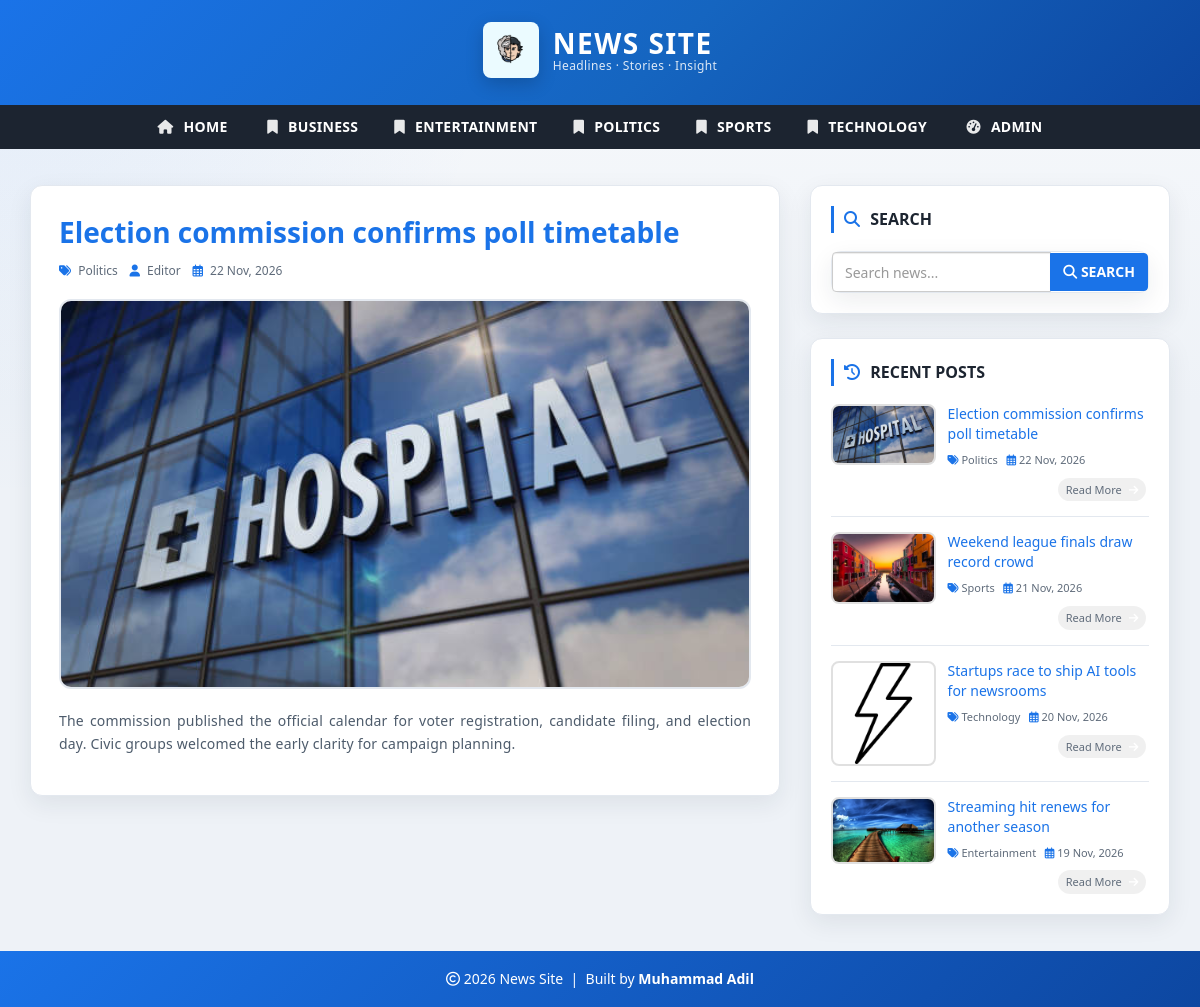
The app's page /single.php?id=7 with its own data.
### tables this page shows
CREATE TABLE `category` (
  `id` int(11) NOT NULL AUTO_INCREMENT,
  `category_name` varchar(100) NOT NULL,
  `post` int(11) NOT NULL DEFAULT 0,
  PRIMARY KEY (`id`)
);

CREATE TABLE `posts` (
  `id` int(11) NOT NULL AUTO_INCREMENT,
  `post_title` varchar(200) NOT NULL,
  `post_keywords` text NOT NULL,
  `post_content` int(11) NOT NULL,
  `post_date` varchar(50) NOT NULL,
  `post_author` int(11) NOT NULL,
  `post_image` varchar(255) NOT NULL DEFAULT 'post-format.jpg',
  PRIMARY KEY (`id`)
);

CREATE TABLE `users` (
  `id` int(11) NOT NULL AUTO_INCREMENT,
  `first_name` varchar(30) NOT NULL,
  `last_name` varchar(30) NOT NULL,
  `username` varchar(30) DEFAULT NULL,
  `password` varchar(40) DEFAULT NULL,
  `role` int(11) NOT NULL COMMENT '1=Admin, 0=Normal',
  PRIMARY KEY (`id`)
);

### config.php (called while the page is built, shortened)
<?php
$hostname = "http://localhost/news-site";
require_once __DIR__ . '/includes/helpers.php';

### includes/helpers.php (called while the page is built, shortened)
<?php
function post_image_src($filename, $prefix = '')
{
    $filename = trim((string) $filename);
    $candidates = [
        'admin/upload/' . $filename,
        'images/' . $filename,
    ];
    $root = dirname(__DIR__);
    foreach ($candidates as $rel) {
        if (is_file($root . '/' . $rel)) {
            return $prefix . $rel;
        }
    }
    return $prefix . 'images/post-format.jpg';
}
function e($value)
{
    return htmlspecialchars((string) $value, ENT_QUOTES, 'UTF-8');
}

### single.php (the view)
<?php include 'header.php'; ?>
    <div id="main-content">
        <div class="container">
            <div class="row">
                <div class="col-md-8">
                    <div class="post-container">
                    <?php
                        include "config.php";
                        $id = isset($_GET['id']) ? (int) $_GET['id'] : 0;
                        $sql = "SELECT posts.id, posts.post_title, posts.post_keywords, posts.post_date, posts.post_author, posts.post_image, category.category_name, users.username, posts.post_content FROM posts
                        LEFT JOIN category ON posts.post_content = category.id
                        LEFT JOIN users ON posts.post_author = users.id
                        WHERE posts.id = {$id}";
                        $result = mysqli_query($conn, $sql) or die("query failed.");
                        if (mysqli_num_rows($result) > 0) {
                            while ($row = mysqli_fetch_assoc($result)) {
                                $img = post_image_src($row['post_image']);
                        ?>
                        <article class="post-content single-post">
                            <h3><?php echo e($row['post_title']); ?></h3>
                            <div class="post-information">
                                <span>
                                    <i class="fa-solid fa-tags"></i>
                                    <a href="category.php?cid=<?php echo (int) $row['post_content']; ?>"> <?php echo e($row['category_name']); ?></a>
                                </span>
                                <span>
                                    <i class="fa-solid fa-user"></i>
                                    <a href="author.php?aid=<?php echo (int) $row['post_author']; ?>"><?php echo e($row['username']); ?></a>
                                </span>
                                <span>
                                    <i class="fa-regular fa-calendar-days"></i>
                                    <?php echo e($row['post_date']); ?>
                                </span>
                            </div>
                            <img class="single-feature-image" src="<?php echo e($img); ?>" alt="<?php echo e($row['post_title']); ?>"/>
                            <p class="description">
                            <?php echo nl2br(e($row['post_keywords'])); ?>
                            </p>
                        </article>
                        <?php
                            }
                        } else {
                            echo "<p class='empty-state'><i class='fa-regular fa-circle-xmark'></i> No Record Found</p>";
                        }
                        ?>
                    </div>
                </div>
                <?php include 'sidebar.php'; ?>
            </div>
        </div>
    </div>
<?php include 'footer.php'; ?>

### header.php (shortened to what this page needs)
<?php
include "config.php";
$page = basename($_SERVER['PHP_SELF']);
?>
<!DOCTYPE html>
<html lang="en">
<head>
    <link rel="stylesheet" href="css/bootstrap.min.css" />
    <link rel="stylesheet" href="https://cdnjs.cloudflare.com/ajax/libs/font-awesome/6.5.2/css/all.min.css" />
    <link rel="stylesheet" href="css/style.css">
</head>
<body>
<div id="header">
    <div class="container">
        <div class="row">
            <div class="col-md-12">
                <a href="<?php echo $hostname; ?>" id="logo" class="brand-lockup">
                    <img src="images/logo.png" alt="News Site">
                    <span class="brand-text">
                        <strong>NEWS SITE</strong>
                        <em>Headlines · Stories · Insight</em>
                    </span>
                </a>
            </div>
        </div>
    </div>
</div>
<div id="menu-bar">
    <div class="container">
        <div class="row">
            <div class="col-md-12">
            <?php
            $id = isset($_GET['cid']) ? (int) $_GET['cid'] : 0;
            $sql = "SELECT * FROM category ORDER BY category_name ASC";
            $result = mysqli_query($conn, $sql) or die("Query Failed : Category");
            ?>
                <ul class="menu">
                    <li>
                        <a class="<?php echo ($page === 'index.php' && $id === 0) ? 'active' : ''; ?>" href="<?php echo $hostname; ?>">
                            <i class="fa-solid fa-house"></i> Home
                        </a>
                    </li>
                    <?php
                    while ($row = mysqli_fetch_assoc($result)) {
                        $active = ($id === (int) $row['id']) ? "active" : "";
                        echo "<li><a class='{$active}' href='category.php?cid=" . (int) $row['id'] . "'>"
                            . "<i class='fa-solid fa-bookmark'></i> "
                            . e($row['category_name'])
                            . "</a></li>";
                    }
                    ?>
                    <li>
                        <a href="admin/">
                            <i class="fa-solid fa-gauge-high"></i> Admin
                        </a>
                    </li>
                </ul>
            </div>
        </div>
    </div>
</div>

### sidebar.php
<div id="sidebar" class="col-md-4">
    <div class="search-box-container">
        <h4><i class="fa-solid fa-magnifying-glass"></i> Search</h4>
        <form class="search-post" action="search.php" method="GET">
            <div class="input-group">
                <input type="text" name="search" class="form-control" placeholder="Search news..." value="<?php echo isset($_GET['search']) ? e($_GET['search']) : ''; ?>">
                <span class="input-group-btn">
                    <button type="submit" class="btn btn-danger">
                        <i class="fa-solid fa-magnifying-glass"></i> Search
                    </button>
                </span>
            </div>
        </form>
    </div>
    <div class="recent-post-container">
        <h4><i class="fa-solid fa-clock-rotate-left"></i> Recent Posts</h4>
        <?php
        include "config.php";
        $limit = 4;
        $sql = "SELECT posts.id, posts.post_title, posts.post_date, posts.post_image, category.category_name, posts.post_content FROM posts
                LEFT JOIN category ON posts.post_content = category.id
                ORDER BY posts.id DESC LIMIT {$limit}";
        $result = mysqli_query($conn, $sql) or die("query failed : Recent Post.");
        if (mysqli_num_rows($result) > 0) {
            while ($row = mysqli_fetch_assoc($result)) {
                $img = post_image_src($row['post_image']);
                ?>
        <div class="recent-post">
            <a class="post-img" href="single.php?id=<?php echo (int) $row['id']; ?>">
                <img src="<?php echo e($img); ?>" alt=""/>
            </a>
            <div class="post-content">
                <h5><a href="single.php?id=<?php echo (int) $row['id']; ?>"><?php echo e($row['post_title']); ?></a></h5>
                <span>
                    <i class="fa-solid fa-tags"></i>
                    <a href="category.php?cid=<?php echo (int) $row['post_content']; ?>"><?php echo e($row['category_name']); ?></a>
                </span>
                <span>
                    <i class="fa-regular fa-calendar-days"></i>
                    <?php echo e($row['post_date']); ?>
                </span>
                <a class="read-more pull-right" href="single.php?id=<?php echo (int) $row['id']; ?>">
                    read more <i class="fa-solid fa-arrow-right"></i>
                </a>
            </div>
        </div>
                <?php
            }
        }
        ?>
    </div>
</div>

### records on screen
category: category_name "BUSINESS"
category: category_name "ENTERTAINMENT"
category: category_name "POLITICS"
category: category_name "SPORTS"
category: category_name "TECHNOLOGY"
posts: post_title "Election commission confirms poll timetable", category.category_name "Politics", users.username "Editor", post_date "22 Nov, 2026", post_image (picture), post_keywords "The commission published the official calendar for voter registration, candidate filing, and election day. Civic groups welcomed the early clarity for campaign planning."
posts: post_image (picture), post_title "Weekend league finals draw record crowd", category.category_name "Sports", post_date "21 Nov, 2026"
posts: post_image (picture), post_title "Startups race to ship AI tools for newsrooms", category.category_name "Technology", post_date "20 Nov, 2026"
posts: post_image (picture), post_title "Streaming hit renews for another season", category.category_name "Entertainment", post_date "19 Nov, 2026"
